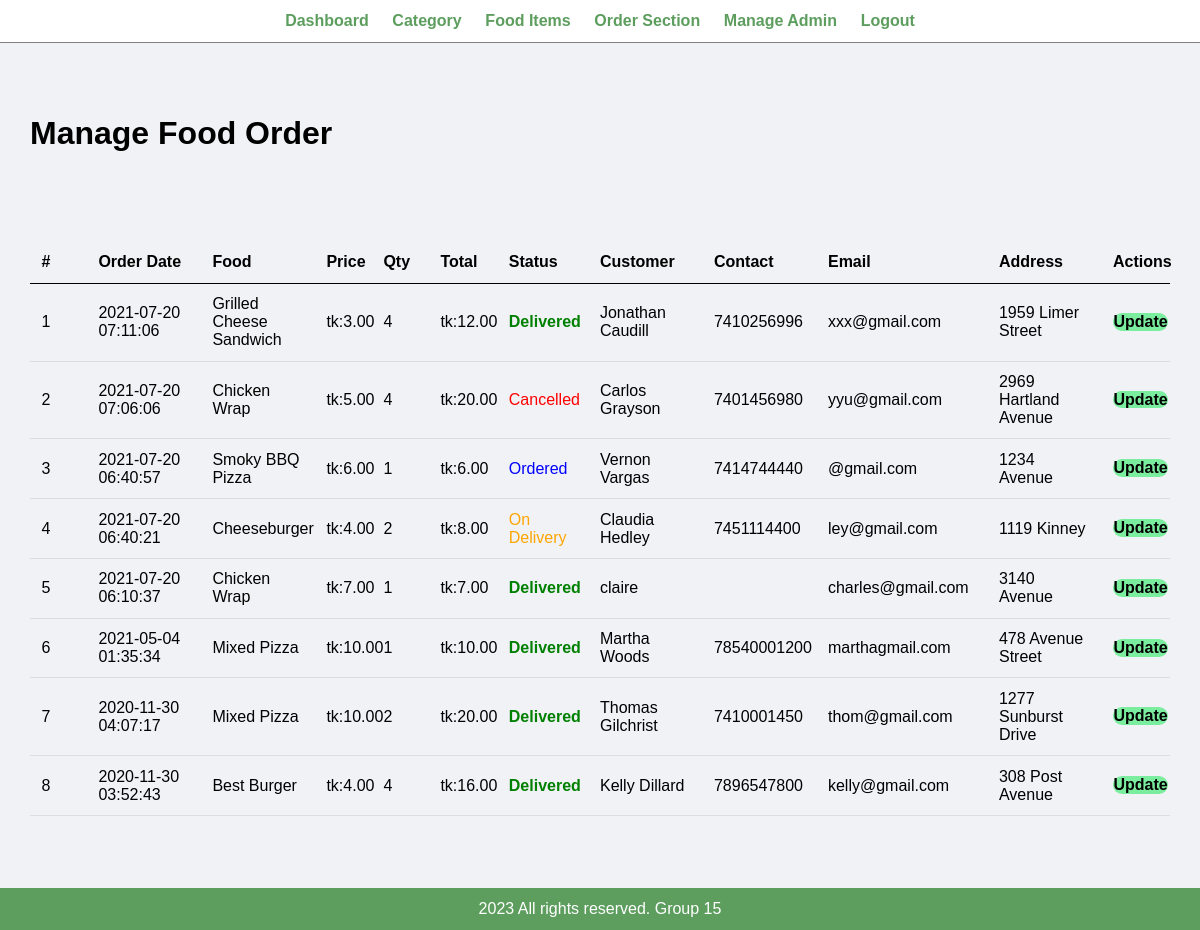
/admin/manage-order.php (signed in), run on the app's committed database.
### tables this page shows
CREATE TABLE `tbl_order` (
  `id` int(10) UNSIGNED NOT NULL,
  `food` varchar(150) NOT NULL,
  `price` decimal(10,2) NOT NULL,
  `qty` int(11) NOT NULL,
  `total` decimal(10,2) NOT NULL,
  `order_date` datetime NOT NULL,
  `status` varchar(50) NOT NULL,
  `customer_name` varchar(150) NOT NULL,
  `customer_contact` varchar(20) NOT NULL,
  `customer_email` varchar(150) NOT NULL,
  `customer_address` varchar(255) NOT NULL
);

### admin/manage-order.php (the view, shortened to what this page needs)
<?php include('partials/menu.php'); ?>
<div class="main-content">
    <div class="wrapperORDER">
        <h1>Manage Food Order</h1>
                <br /><br /><br />
                <br><br>
                <table class="tbl-full">
                    <tr>
                        <th width="5%">#</th>
                        <th width="10%">Order Date</th>
                        <th width="10%">Food</th>
                        <th width="5%">Price</th>
                        <th width="5%">Qty</th>
                        <th width="6%">Total</th>
                        <th width="8%">Status</th>
                        <th width="10%">Customer</th>
                        <th width="10%">Contact</th>
                        <th width="15%">Email</th>
                        <th width="10%">Address</th>
                        <th>Actions</th>
                    </tr>
                    <?php
                        $sql = "SELECT * FROM tbl_order ORDER BY id DESC";
                        $res = mysqli_query($conn, $sql);
                        $count = mysqli_num_rows($res);
                        $sn = 1;
                        if($count>0)
                        {
                            while($row=mysqli_fetch_assoc($res))
                            {
                                $id = $row['id'];
                                $food = $row['food'];
                                $price = $row['price'];
                                $qty = $row['qty'];
                                $total = $row['total'];
                                $order_date = $row['order_date'];
                                $status = $row['status'];
                                $customer_name = $row['customer_name'];
                                $customer_contact = $row['customer_contact'];
                                $customer_email = $row['customer_email'];
                                $customer_address = $row['customer_address'];
                                ?>
                                    <tr>
                                        <td><?php echo $sn++; ?> </td>
                                        <td><?php echo $order_date; ?></td>
                                        <td><?php echo $food; ?></td>
                                        <td><?php echo 'tk:'.$price; ?></td>
                                        <td><?php echo $qty; ?></td>
                                        <td><?php echo 'tk:'.$total; ?></td>
                                        <td>
                                            <?php
                                                if($status=="Ordered")
                                                {
                                                    echo "<label style='color: blue;'>$status</label>";
                                                }
                                                elseif($status=="On Delivery")
                                                {
                                                    echo "<label style='color: orange;'>$status</label>";
                                                }
                                                elseif($status=="Delivered")
                                                {
                                                    echo "<label style='color: green;'><b>$status</b></label>";
                                                }
                                                elseif($status=="Cancelled")
                                                {
                                                    echo "<label style='color: red;'>$status</label>";
                                                }
                                            ?>
                                        </td>
                                        <td><?php echo $customer_name; ?></td>
                                        <td><?php echo $customer_contact; ?></td>
                                        <td><?php echo $customer_email; ?></td>
                                        <td><?php echo $customer_address; ?></td>
                                        <td>
                                            <a href="<?php echo SITEURL; ?>admin/update-order.php?id=<?php echo $id; ?>" class="btn-secondary">Update</a>
                                        </td>
                                    </tr>
                                <?php
                            }
                        }
                        else
                        {
                            echo "<tr><td colspan='12' class='error'>Orders not Available</td></tr>";
                        }
                    ?>
                </table>
    </div>
</div>
<?php include('partials/footer.php'); ?>

### admin/partials/menu.php (shortened to what this page needs)
<html>
    <head>
        <link rel="stylesheet" href="../css/admin.css">
    </head>
    <body>
        <div class="menu text-center">
            <div class="wrapper">
                <ul>
                    <li><a href="index.php">Dashboard</a></li>
                    <li><a href="manage-category.php">Category</a></li>
                    <li><a href="manage-food.php">Food Items</a></li>
                    <li><a href="manage-order.php">Order Section</a></li>
                    <li><a href="manage-admin.php">Manage Admin</a></li>
                    <li><a href="logout.php">Logout</a></li>
                </ul>
            </div>
        </div>

### admin/partials/footer.php
<div class="footer">
            <div class="wrapper">
                <p class="text-center"><?php echo date("Y"); ?> All rights reserved. Group 15</a></p>
            </div>
        </div>
    </body>
</html>

### css/admin.css (style rules this page uses)
* { margin: 0; padding: 0; font-family: Arial, Helvetica, sans-serif; }
.wrapper { padding: 1%; width: 80%; margin: 0 auto; }
.wrapperORDER { padding: 1%; width: 95%; margin: 0 auto; }
.text-center { text-align: center; }
.tbl-full { width: 100%; }
table { border-collapse: collapse; width: 100%; }
th, td { padding: 8px; text-align: left; border-bottom: 1px solid #ddd; }
table tr th { border-bottom: 1px solid black; padding: 1%; text-align: left; }
table tr td { padding: 1%; }
.btn-secondary { border-radius: 18px; background-color: #7bed9f; padding: 1%; color: black; text-decoration: none; font-weight: bold; }
.menu { border-bottom: 1px solid grey; }
.menu ul { list-style-type: none; }
.menu ul li { display: inline; padding: 1%; }
.menu ul li a { text-decoration: none; font-weight: bold; color: #5d9e5f; }
.main-content { background-color: #f1f2f6; padding: 5% 0; }
.footer { background-color: #5d9e5f; color: white; }

### data on the page
tbl_order: order_date "2021-07-20 07:11:06", food "Grilled Cheese Sandwich", price "3.00", qty "4", total "12.00", status "Delivered", customer_name "Jonathan Caudill", customer_contact "7410256996", customer_email "xxx@gmail.com", customer_address "1959 Limer Street"
tbl_order: order_date "2021-07-20 07:06:06", food "Chicken Wrap", price "5.00", qty "4", total "20.00", status "Cancelled", customer_name "Carlos Grayson", customer_contact "7401456980", customer_email "yyu@gmail.com", customer_address "2969 Hartland Avenue"
tbl_order: order_date "2021-07-20 06:40:57", food "Smoky BBQ Pizza", price "6.00", qty "1", total "6.00", status "Ordered", customer_name "Vernon Vargas", customer_contact "7414744440", customer_email "@gmail.com", customer_address "1234 Avenue"
tbl_order: order_date "2021-07-20 06:40:21", food "Cheeseburger", price "4.00", qty "2", total "8.00", status "On Delivery", customer_name "Claudia Hedley", customer_contact "7451114400", customer_email "ley@gmail.com", customer_address "1119 Kinney"
tbl_order: order_date "2021-07-20 06:10:37", food "Chicken Wrap", price "7.00", qty "1", total "7.00", status "Delivered", customer_name "claire", customer_email "charles@gmail.com", customer_address "3140 Avenue"
tbl_order: order_date "2021-05-04 01:35:34", food "Mixed Pizza", price "10.00", qty "1", total "10.00", status "Delivered", customer_name "Martha Woods", customer_contact "78540001200", customer_email "marthagmail.com", customer_address "478 Avenue Street"
tbl_order: order_date "2020-11-30 04:07:17", food "Mixed Pizza", price "10.00", qty "2", total "20.00", status "Delivered", customer_name "Thomas Gilchrist", customer_contact "7410001450", customer_email "thom@gmail.com", customer_address "1277 Sunburst Drive"
tbl_order: order_date "2020-11-30 03:52:43", food "Best Burger", price "4.00", qty "4", total "16.00", status "Delivered", customer_name "Kelly Dillard", customer_contact "7896547800", customer_email "kelly@gmail.com", customer_address "308 Post Avenue"
